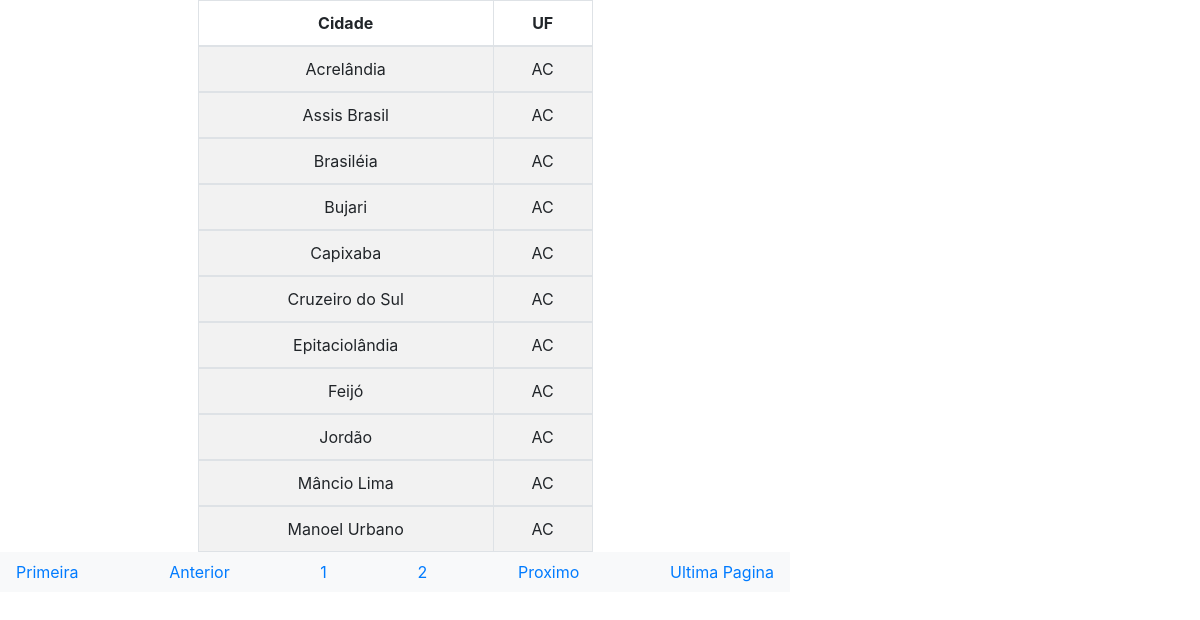
Screenshot of /listaCidades.php with the database file from the repository.
### tables this page shows
CREATE TABLE IF NOT EXISTS `cidade` (
  `id` int(11) NOT NULL AUTO_INCREMENT,
  `nome` varchar(120) DEFAULT NULL,
  `estado` int(5) DEFAULT NULL,
  PRIMARY KEY (`id`),
  KEY `fk_Cidade_estado` (`estado`)
);

CREATE TABLE IF NOT EXISTS `estado` (
  `id` int(11) NOT NULL AUTO_INCREMENT,
  `nome` varchar(75) DEFAULT NULL,
  `uf` varchar(5) DEFAULT NULL,
  PRIMARY KEY (`id`)
);

### classes/CRUD.class.php (called while the page is built, shortened)
<?php
class Crud{
   private $pdo = null;
   private static $crud = null;
   private function __construct($conexao, $tabela=NULL){
     if (!empty($conexao)):
       $this->pdo = $conexao;
     else:
       echo "<h3>Conexão inexistente!</h3>";
       exit();
     endif;
   }
   public static function getInstance($conexao, $tabela=NULL){
     if(!isset(self::$crud)):
        try {
          self::$crud = new Crud($conexao, $tabela);
        } catch (Exception $e) {
          echo "Erro " . $e->getMessage();
        }
     endif;
     return self::$crud;
   }
   public function getSQLGeneric($sql, $arrayParams=null, $fetchAll=TRUE){
      try {
        $stm = $this->pdo->prepare($sql);
        $stm->execute();
        if($fetchAll):
          $dados = $stm->fetchAll(PDO::FETCH_OBJ);
        else:
          $dados = $stm->fetch(PDO::FETCH_OBJ);
        endif;
        return $dados;
      } catch (PDOException $e) {
        echo "Erro: " . $e->getMessage();
      }
   }
}

### listaCidades.php (the view, shortened to what this page needs)
<?php
include_once "classes/CRUD.class.php";
$pdo = Database::getInstance();
$crud = Crud::getInstance($pdo, 'cidade');
$pagina_atual = (isset($_GET['pagina']) && is_numeric($_GET['pagina']) ? $_GET['pagina'] : 1);
$linha_inicial = ($pagina_atual - 1) * QTDE_REGISTROS;
$sqlc        = "
        SELECT c.nome, e.uf FROM cidade as c
        INNER JOIN estado as e
        ON c.estado = e.id
        LIMIT {$linha_inicial}, ".QTDE_REGISTROS;
$arrayParam = "";
$dcida = $crud->getSQLGeneric($sqlc, $arrayParam, TRUE);
$sqln       = "SELECT count(*) as total_registros FROM cidade";
$arrayParam = "";
$dnum = $crud->getSQLGeneric($sqln, $arrayParam, FALSE);
$primeira_pagina    = 1;
$ultima_pagina      = ceil($dnum->total_registros / QTDE_REGISTROS);
$pagina_anterior    = ($pagina_atual > 1) ? $pagina_atual -1 : null ;
$proxima_pagina     = ($pagina_atual < $ultima_pagina) ? $pagina_atual + 1 : null;
$intervalo_inicial  = (($pagina_atual - RANGE_PAGINAS) >=1) ? $pagina_atual - RANGE_PAGINAS : 1;
$intervalo_final    = (($pagina_atual + RANGE_PAGINAS) <= $ultima_pagina ) ? $pagina_atual + RANGE_PAGINAS : $ultima_pagina;
$exibir_botao_inicio = ($intervalo_inicial < $pagina_atual) ? 'mostrar' : 'esconder';
?>
<html>
    <head>
        <link rel="stylesheet" href="css/bootstrap.min.css">
    </head>
    <body>
    <div id="container-fluid">
        <div class="row">
            <div class="col-8">
            <?php if(!empty($dcida)){ ?>
                <table class="table table-bordered table-striped text-center">
                    <thead>
                        <tr class="active">
                            <th>Cidade</th>
                            <th>UF</th>
                        </tr>
                    </thead>
                    <?php foreach($dcida as $dc){ ?>
                    <tbody>
                        <tr>
                            <td><?=$dc->nome?></td>
                            <td><?=$dc->uf?></td>
                        </tr>
                        <?php } ?>
                    </tbody>
                </table>
                <nav class="navbar navbar-dark bg-light">
                    <a class="box-navegacao" <?=$exibir_botao_inicio?> href="listaCidades.php?pagina=<?=$primeira_pagina?>" title="Primeira Pagina">Primeira</a>
                    <a class="box-navegacao" <?=$exibir_botao_inicio?> href="listaCidades.php?pagina=<?=$pagina_anterior?>" title="Pagina Anterior">Anterior</a>
                    <?php
                    for($i = $intervalo_inicial; $i <= $intervalo_final; $i++){
                        $destaque = ($i == $pagina_atual) ? 'destaque' : " ";
                    ?>
                    <a class="box-navegacao" <?=$destaque?> href="listaCidades.php?pagina=<?=$i?>"><?=$i?></a>
                    <?php } ?>
                    <a class="box-navegacao" <?=$exibir_botao_inicio?> href="listaCidades.php?pagina=<?=$proxima_pagina?>" title="Proxima Pagina">Proximo</a>
                    <a class="box-navegacao" <?=$exibir_botao_inicio?> href="listaCidades.php?pagina=<?=$ultima_pagina?>" title="Ultima Pagina">Ultima Pagina</a>
                </nav>
            <?php }else{?>
                <a class="bg-danger">Nenhum registro encontrado</a>
            <?php }?>
        </div></div>
    </div>
    </body>
</html>

### listaCidades.php (style rules this page uses)
.table { margin: auto; width: 50% !important; }

### rows the page displays
cidade: nome "Acrelândia", estado.uf "AC"
cidade: nome "Assis Brasil", estado.uf "AC"
cidade: nome "Brasiléia", estado.uf "AC"
cidade: nome "Bujari", estado.uf "AC"
cidade: nome "Capixaba", estado.uf "AC"
cidade: nome "Cruzeiro do Sul", estado.uf "AC"
cidade: nome "Epitaciolândia", estado.uf "AC"
cidade: nome "Feijó", estado.uf "AC"
cidade: nome "Jordão", estado.uf "AC"
cidade: nome "Mâncio Lima", estado.uf "AC"
cidade: nome "Manoel Urbano", estado.uf "AC"
